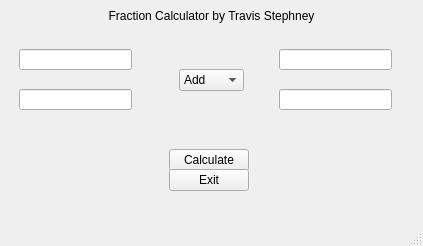
<?xml version="1.0" encoding="UTF-8"?>
<ui version="4.0">
 <class>FractionCalculator</class>
 <widget class="QMainWindow" name="FractionCalculator">
  <property name="geometry">
   <rect>
    <x>0</x>
    <y>0</y>
    <width>423</width>
    <height>246</height>
   </rect>
  </property>
  <property name="mouseTracking">
   <bool>false</bool>
  </property>
  <property name="windowTitle">
   <string>FractionCalculator</string>
  </property>
  <widget class="QWidget" name="centralwidget">
   <layout class="QVBoxLayout" name="verticalLayout">
    <item>
     <widget class="QLabel" name="label">
      <property name="text">
       <string>Fraction Calculator by Travis Stephney</string>
      </property>
      <property name="alignment">
       <set>Qt::AlignHCenter|Qt::AlignTop</set>
      </property>
     </widget>
    </item>
    <item>
     <widget class="QStackedWidget" name="stackedWidget">
      <property name="currentIndex">
       <number>0</number>
      </property>
      <widget class="QWidget" name="page_3">
       <widget class="QLineEdit" name="Num1">
        <property name="geometry">
         <rect>
          <x>10</x>
          <y>20</y>
          <width>113</width>
          <height>21</height>
         </rect>
        </property>
       </widget>
       <widget class="QLineEdit" name="Num2">
        <property name="geometry">
         <rect>
          <x>270</x>
          <y>20</y>
          <width>113</width>
          <height>21</height>
         </rect>
        </property>
       </widget>
       <widget class="QLineEdit" name="Denom1">
        <property name="geometry">
         <rect>
          <x>10</x>
          <y>60</y>
          <width>113</width>
          <height>21</height>
         </rect>
        </property>
       </widget>
       <widget class="QLineEdit" name="Denom2">
        <property name="geometry">
         <rect>
          <x>270</x>
          <y>60</y>
          <width>113</width>
          <height>21</height>
         </rect>
        </property>
       </widget>
       <widget class="QPushButton" name="Calculate">
        <property name="geometry">
         <rect>
          <x>160</x>
          <y>120</y>
          <width>80</width>
          <height>22</height>
         </rect>
        </property>
        <property name="text">
         <string>Calculate</string>
        </property>
       </widget>
       <widget class="QPushButton" name="Exit">
        <property name="geometry">
         <rect>
          <x>160</x>
          <y>140</y>
          <width>80</width>
          <height>22</height>
         </rect>
        </property>
        <property name="text">
         <string>Exit</string>
        </property>
       </widget>
       <widget class="QComboBox" name="Operation">
        <property name="geometry">
         <rect>
          <x>170</x>
          <y>40</y>
          <width>65</width>
          <height>22</height>
         </rect>
        </property>
        <item>
         <property name="text">
          <string>Add</string>
         </property>
        </item>
        <item>
         <property name="text">
          <string>Subtract</string>
         </property>
        </item>
        <item>
         <property name="text">
          <string>Multiply</string>
         </property>
        </item>
        <item>
         <property name="text">
          <string>Divide</string>
         </property>
        </item>
       </widget>
       <widget class="QLabel" name="Answer">
        <property name="geometry">
         <rect>
          <x>130</x>
          <y>90</y>
          <width>141</width>
          <height>21</height>
         </rect>
        </property>
        <property name="text">
         <string/>
        </property>
        <property name="alignment">
         <set>Qt::AlignCenter</set>
        </property>
       </widget>
      </widget>
      <widget class="QWidget" name="page_4"/>
     </widget>
    </item>
   </layout>
  </widget>
  <widget class="QMenuBar" name="menubar">
   <property name="geometry">
    <rect>
     <x>0</x>
     <y>0</y>
     <width>423</width>
     <height>21</height>
    </rect>
   </property>
  </widget>
  <widget class="QStatusBar" name="statusbar"/>
 </widget>
 <resources/>
 <connections/>
</ui>
